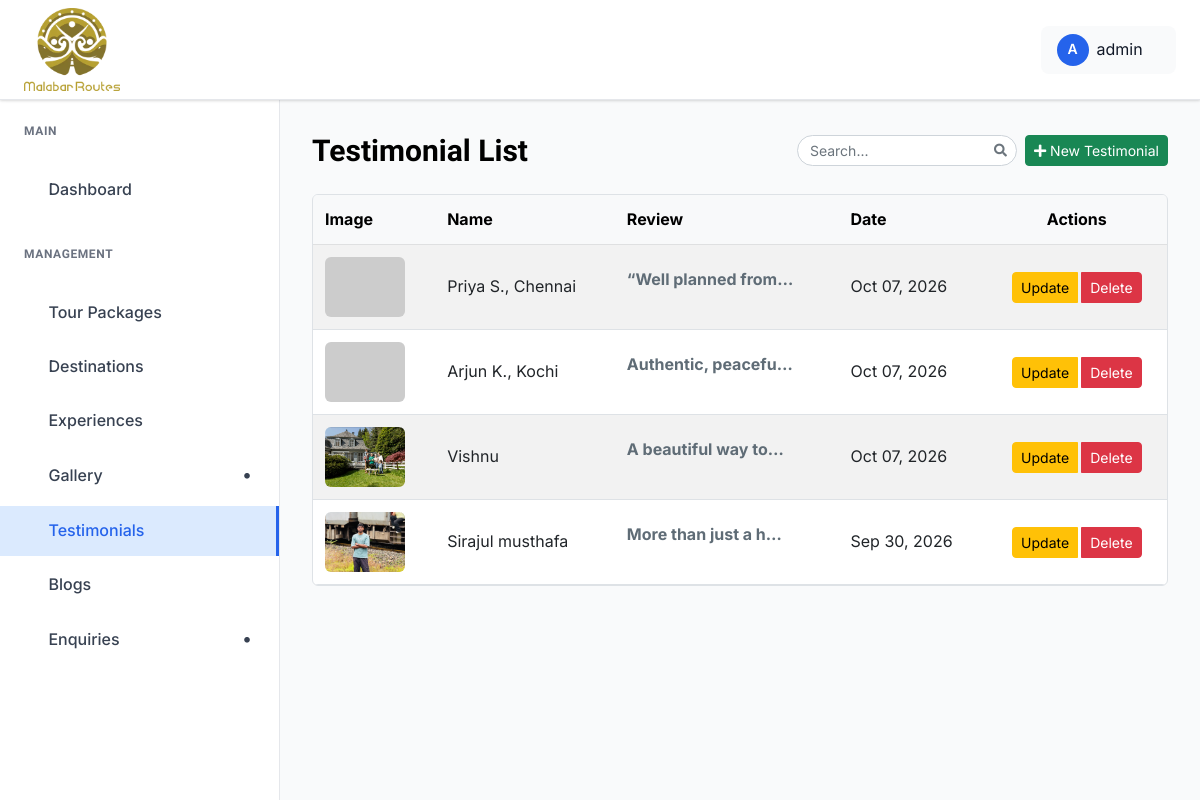
The app's page /dashboard/testimonials/ (signed in) with its own data.
### malabar_routes_app/models.py (models this page shows, shortened)
class OptimizedImageModel(models.Model):
    image_fields = []
    class Meta:
        abstract = True

class Testimonial(OptimizedImageModel):
    image_fields = ["image"]
    name = models.CharField(max_length=100)
    image = models.ImageField(upload_to="testimonials/", blank=True, null=True)
    review = models.TextField()
    created_at = models.DateTimeField(auto_now_add=True)
    updated_at = models.DateTimeField(auto_now=True)
    class Meta:
        ordering = ["-created_at"]

### malabar_routes_app/views.py (the view)
@admin_required
def testimonial_list(request):
    testimonials = Paginator(
        Testimonial.objects.order_by("-created_at"),
        10,
    ).get_page(
        request.GET.get("page")
    )
    return render(
        request,
        "admin_pages/review_list.html",
        {
            "testimonials": testimonials,
        },
    )

### malabar_routes_app/views.py (called while the page is built, shortened)
def admin_required(view_func):
    @wraps(view_func)
    @login_required(login_url="admin_login")
    def wrapper(request, *args, **kwargs):
        return view_func(
            request,
            *args,
            **kwargs
        )
    return wrapper

def booking_packages(request):
    return {"booking_packages": TourPackage.objects.order_by("-created_at")}

### templates/admin_pages/review_list.html (shortened to what this page needs)
{% extends "admin_pages/base.html" %}
{% load static %}
{% block content %}
<div class="dashboard__form__wraper">
    <div class="create__course__title mb-4 d-flex flex-wrap justify-content-between align-items-center gap-2">
        <h4 class="mb-0">Testimonial List</h4>
        <div class="d-flex align-items-center gap-2 ms-auto">
            <div class="search-box">
                <input type="text" id="blogSearchInput" class="form-control form-control-sm" placeholder="Search...">
            </div>
        </div>
        <a href="{% url 'testimonial_create' %}" class="btn btn-success btn-sm">
            <i class="fas fa-plus"></i> New Testimonial
        </a>
    </div>
    <div class="custom-table-container">
        <table class="table table-striped table-hover align-middle">
            <thead class="table-light">
                <tr>
                    <th scope="col">Image</th>
                    <th scope="col">Name</th>
                    <th scope="col">Review</th>
                    <th scope="col">Date</th>
                    <th scope="col" class="text-center">Actions</th>
                </tr>
            </thead>
            <tbody>
                {% for testimonial in testimonials %}
                <tr>
                    <td>
                        {% if testimonial.image %}
                        <img src="{{ testimonial.image.url }}" alt="{{ testimonial.name }}" class="img-fluid rounded"
                            width="80" height="60" style="object-fit: cover;">
                        {% else %}
                        <img src="https://via.placeholder.com/80x60?text=No+Image" alt="No Image"
                            class="img-fluid rounded" width="80" height="60">
                        {% endif %}
                    </td>
                    <td>{{ testimonial.name }}</td>
                    <td class="description-cell">{{ testimonial.review|truncatechars:30|safe }}</td>
                    <td>{{ testimonial.created_at|date:"M d, Y" }}</td>
                    <td class="text-center">
                        <div class="btn-group" role="group">
                            <button type="button" class="btn btn-sm btn-warning me-1" data-bs-toggle="modal"
                                data-bs-target="#updateTestimonialModal{{ testimonial.id }}">
                                Update
                            </button>
                            <button type="button" class="btn btn-sm btn-danger" data-bs-toggle="modal"
                                data-bs-target="#deleteTestimonialModal{{ testimonial.id }}">
                                Delete
                            </button>
                        </div>
                    </td>
                </tr>
                {% endfor %}
            </tbody>
        </table>
    </div>
</div>
{% endblock %}

### templates/admin_pages/base.html (shortened to what this page needs)
{% load static %}
<!DOCTYPE html>
<html class="no-js" lang="en">
<head>
    <link rel="stylesheet" href="https://cdnjs.cloudflare.com/ajax/libs/toastr.js/latest/toastr.min.css">
    <link href="https://cdnjs.cloudflare.com/ajax/libs/font-awesome/5.15.4/css/all.min.css" rel="stylesheet">
    <link rel="stylesheet" href="{% static 'admin-static/assets/css/bootstrap.min.css' %}">
    <link rel="stylesheet" href="{% static 'admin-static/assets/css/icofont.min.css' %}">
    <link rel="stylesheet" href="{% static 'admin-static/assets/css/style.css' %}">
</head>
<body>
    <header class="dashboard-header">
        <div class="header-left">
            <a href="{% url 'admin_dashboard' %}" class="logo">
                <img src="{% static 'malabar-static/logo.webp' %}" alt="Malabar Routes Logo">
            </a>
        </div>
        <div class="header-right">
            <div class="user-profile-dropdown">
                <div class="user-profile-toggle">
                    <div class="user-avatar">
                        {{ request.user.username|first|upper }}
                    </div>
                    <span>{{ request.user.username}}</span>
                    <i class="icofont-simple-down"></i>
                </div>
            </div>
        </div>
    </header>
    <aside class="dashboard-sidebar" id="dashboardSidebar">
        <div class="sidebar-content">
            <div class="sidebar-section">
                <h6 class="sidebar-title">Main</h6>
                <ul class="sidebar-menu">
                    <li>
                        <a href="{% url 'admin_dashboard' %}"
                            class="{% if request.resolver_match.url_name == 'admin_dashboard' %}active{% endif %}">
                            <i class="icofont-dashboard"></i>
                            Dashboard
                        </a>
                    </li>
                </ul>
            </div>
            <div class="sidebar-section">
                <h6 class="sidebar-title">Management</h6>
                <ul class="sidebar-menu">
                    <li>
                        <a href="{% url 'admin_package_list' %}"
                            class="{% if request.resolver_match.url_name == 'admin_package_list' %}active{% endif %}">
                            <i class="icofont-package"></i>
                            Tour Packages
                        </a>
                    </li>
                    <li>
                        <a href="{% url 'admin_destination_list' %}"
                            class="{% if request.resolver_match.url_name == 'admin_destination_list' %}active{% endif %}">
                            <i class="icofont-location-pin"></i>
                            Destinations
                        </a>
                    </li>
                    <li>
                        <a href="{% url 'admin_activity_list' %}"
                            class="">
                            <i class="icofont-travelling"></i>
                            Experiences
                        </a>
                    </li>
                    <li
                        class="has-dropdown {% if request.resolver_match.url_name == 'list_image' or request.resolver_match.url_name == 'category_list' %}open{% endif %}">
                        <a href="#">
                            <i class="icofont-picture"></i>
                            Gallery
                        </a>
                    </li>
                    <li>
                        <a href="{% url 'review_list' %}"
                            class="{% if request.resolver_match.url_name == 'review_list' %}active{% endif %}">
                            <i class="icofont-quote-left"></i>
                            Testimonials
                        </a>
                    </li>
                    <li>
                        <a href="{% url 'admin_blog_list' %}"
                            class="{% if request.resolver_match.url_name == 'admin_blog_list' %}active{% endif %}">
                            <i class="icofont-newspaper"></i>
                            Blogs
                        </a>
                    </li>
                    <li class="has-dropdown">
                        <a href="#">
                            <i class="icofont-ui-messaging"></i>
                            Enquiries
                        </a>
                    </li>
                </ul>
            </div>
        </div>
    </aside>
    <main class="dashboard-main">
        <div class="dashboard-content">
            {% block content %}{% endblock %}
        </div>
    </main>
</body>
</html>

### templates/admin_pages/base.html (style rules this page uses)
:root { --primary-blue: #2563eb; --dark-blue: #1e40af; --light-blue: #dbeafe; --sidebar-width: 280px; --header-height: 100px; --white: #ffffff; --gray-50: #f9fafb; --gray-100: #f3f4f6; --gray-200: #e5e7eb; --gray-300: #d1d5db; --gray-500: #6b7280; --gray-700: #374151; --gray-800: #1f2937; --gray-900: #111827; --shadow: 0 1px 3px 0 rgba(0, 0, 0, 0.1), 0 1px 2px 0 rgba(0, 0, 0, 0.06); --shadow-lg: 0 10px 15px -3px rgba(0, 0, 0, 0.1), 0 4px 6px -2px rgba(0, 0, 0, 0.05); }
* { margin: 0; padding: 0; box-sizing: border-box; }
body { font-family: 'Inter', 'Segoe UI', Tahoma, Geneva, Verdana, sans-serif; background-color: var(--gray-50); color: var(--gray-900); line-height: 1.6; }
.dashboard-header { position: fixed; top: 0; left: 0; right: 0; height: var(--header-height); background: var(--white); border-bottom: 1px solid var(--gray-200); box-shadow: var(--shadow); z-index: 1000; display: flex; align-items: center; padding: 0 24px; }
.header-left { display: flex; align-items: center; gap: 16px; }
.logo { display: flex; align-items: center; gap: 8px; color: var(--primary-blue); font-weight: 700; font-size: 20px; text-decoration: none; }
.logo img { height: 84px; width: auto; object-fit: contain; }
.header-right { margin-left: auto; display: flex; align-items: center; gap: 16px; }
.user-avatar { width: 32px; height: 32px; border-radius: 50%; background: var(--primary-blue); display: flex; align-items: center; justify-content: center; color: var(--white); font-weight: 600; font-size: 14px; }
.dashboard-sidebar { position: fixed; top: var(--header-height); left: 0; width: var(--sidebar-width); height: calc(100vh - var(--header-height)); background: var(--white); border-right: 1px solid var(--gray-200); overflow-y: auto; z-index: 999; transition: transform 0.3s ease; }
.sidebar-content { padding: 24px 0; }
.sidebar-section { margin-bottom: 32px; }
.sidebar-title { padding: 0 24px 12px; font-size: 12px; font-weight: 600; text-transform: uppercase; color: var(--gray-500); letter-spacing: 0.05em; }
.sidebar-menu { list-style: none; }
.sidebar-menu li { margin-bottom: 4px; display: block; width: 100%; }
.sidebar-menu a { display: flex; align-items: center; gap: 12px; padding: 12px 24px; color: var(--gray-700); text-decoration: none; font-weight: 500; transition: all 0.2s; position: relative; }
.sidebar-menu a.active { background: var(--light-blue); color: var(--primary-blue); border-right: 3px solid var(--primary-blue); }
.has-dropdown>a::after { content: '•'; font-family: inherit; font-weight: bold; font-size: 18px; margin-left: auto; transition: transform 0.3s ease; display: inline-block; width: 16px; text-align: center; }
.dashboard-main { margin-left: var(--sidebar-width); margin-top: var(--header-height); min-height: calc(100vh - var(--header-height)); overflow-y: auto; }
.dashboard-content { padding: 32px; }
.user-profile-dropdown { position: relative; margin-left: 10px; }
.user-profile-toggle { display: flex; align-items: center; gap: 8px; padding: 8px 16px; border-radius: 8px; background: var(--gray-50); cursor: pointer; transition: all 0.2s; }
.user-profile-toggle i { font-size: 12px; transition: transform 0.3s ease; }
.search-box { width: 220px; position: relative; transition: all 0.3s ease; }
.search-box input { width: 100%; border-radius: 20px; padding-left: 12px; padding-right: 32px; font-size: 14px; transition: all 0.2s ease; }
.search-box::after { content: "\f002"; font-family: "Font Awesome 5 Free"; font-weight: 900; position: absolute; right: 10px; top: 50%; transform: translateY(-50%); color: #6c757d; pointer-events: none; font-size: 13px; }
body { -webkit-user-select: none; -moz-user-select: none; -ms-user-select: none; user-select: none; }

### records on screen
Testimonial: name "Priya S., Chennai", review "“Well planned from…", created_at "Oct 07, 2026"
Testimonial: name "Arjun K., Kochi", review "Authentic, peacefu…", created_at "Oct 07, 2026"
Testimonial: image (picture), name "Vishnu", review "A beautiful way to…", created_at "Oct 07, 2026"
Testimonial: image (picture), name "Sirajul musthafa", review "More than just a h…", created_at "Sep 30, 2026"

### other values on screen
{{ request.user.username|first|upper }} "A"
{{ request.user.username }} "admin"
